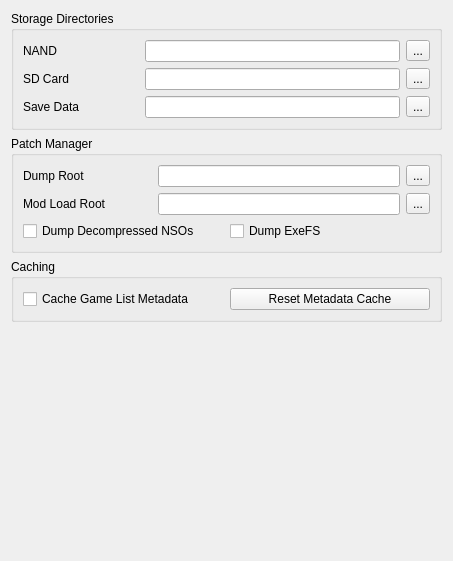
<?xml version="1.0" encoding="UTF-8"?>
<ui version="4.0">
 <class>ConfigureFilesystem</class>
 <widget class="QWidget" name="ConfigureFilesystem">
  <property name="geometry">
   <rect>
    <x>0</x>
    <y>0</y>
    <width>453</width>
    <height>561</height>
   </rect>
  </property>
  <property name="windowTitle">
   <string>Form</string>
  </property>
  <property name="accessibleName">
   <string>Filesystem</string>
  </property>
  <layout class="QVBoxLayout" name="verticalLayout">
   <item>
    <layout class="QVBoxLayout" name="verticalLayout_3">
     <item>
      <widget class="QGroupBox" name="groupBox">
       <property name="title">
        <string>Storage Directories</string>
       </property>
       <layout class="QGridLayout" name="gridLayout">
        <item row="0" column="0">
         <widget class="QLabel" name="label">
          <property name="text">
           <string>NAND</string>
          </property>
         </widget>
        </item>
        <item row="0" column="3">
         <widget class="QToolButton" name="nand_directory_button">
          <property name="text">
           <string>...</string>
          </property>
         </widget>
        </item>
        <item row="0" column="2">
         <widget class="QLineEdit" name="nand_directory_edit"/>
        </item>
        <item row="1" column="2">
         <widget class="QLineEdit" name="sdmc_directory_edit"/>
        </item>
        <item row="1" column="0">
         <widget class="QLabel" name="label_2">
          <property name="text">
           <string>SD Card</string>
          </property>
         </widget>
        </item>
        <item row="1" column="3">
         <widget class="QToolButton" name="sdmc_directory_button">
          <property name="text">
           <string>...</string>
          </property>
         </widget>
        </item>
        <item row="2" column="0">
         <widget class="QLabel" name="label_save">
          <property name="text">
           <string>Save Data</string>
          </property>
         </widget>
        </item>
        <item row="2" column="2">
         <widget class="QLineEdit" name="save_directory_edit"/>
        </item>
        <item row="2" column="3">
         <widget class="QToolButton" name="save_directory_button">
          <property name="text">
           <string>...</string>
          </property>
         </widget>
        </item>
        <item row="0" column="1">
         <spacer name="horizontalSpacer">
          <property name="orientation">
           <enum>Qt::Horizontal</enum>
          </property>
          <property name="sizeType">
           <enum>QSizePolicy::Maximum</enum>
          </property>
          <property name="sizeHint" stdset="0">
           <size>
            <width>60</width>
            <height>20</height>
           </size>
          </property>
         </spacer>
        </item>
       </layout>
      </widget>
     </item>
     <item>
      <widget class="QGroupBox" name="groupBox_4">
       <property name="title">
        <string>Patch Manager</string>
       </property>
       <layout class="QGridLayout" name="gridLayout_4">
        <item row="1" column="2">
         <widget class="QLineEdit" name="load_path_edit"/>
        </item>
        <item row="0" column="2">
         <widget class="QLineEdit" name="dump_path_edit"/>
        </item>
        <item row="0" column="3">
         <widget class="QToolButton" name="dump_path_button">
          <property name="text">
           <string>...</string>
          </property>
         </widget>
        </item>
        <item row="1" column="3">
         <widget class="QToolButton" name="load_path_button">
          <property name="text">
           <string>...</string>
          </property>
         </widget>
        </item>
        <item row="2" column="0" colspan="4">
         <layout class="QHBoxLayout" name="horizontalLayout">
          <item>
           <widget class="QCheckBox" name="dump_nso">
            <property name="text">
             <string>Dump Decompressed NSOs</string>
            </property>
           </widget>
          </item>
          <item>
           <widget class="QCheckBox" name="dump_exefs">
            <property name="text">
             <string>Dump ExeFS</string>
            </property>
           </widget>
          </item>
         </layout>
        </item>
        <item row="1" column="0">
         <widget class="QLabel" name="label_9">
          <property name="text">
           <string>Mod Load Root</string>
          </property>
         </widget>
        </item>
        <item row="0" column="0">
         <widget class="QLabel" name="label_8">
          <property name="text">
           <string>Dump Root</string>
          </property>
         </widget>
        </item>
        <item row="0" column="1">
         <spacer name="horizontalSpacer_2">
          <property name="orientation">
           <enum>Qt::Horizontal</enum>
          </property>
          <property name="sizeType">
           <enum>QSizePolicy::Fixed</enum>
          </property>
          <property name="sizeHint" stdset="0">
           <size>
            <width>40</width>
            <height>20</height>
           </size>
          </property>
         </spacer>
        </item>
       </layout>
      </widget>
     </item>
     <item>
      <widget class="QGroupBox" name="groupBox_5">
       <property name="title">
        <string>Caching</string>
       </property>
       <layout class="QGridLayout" name="gridLayout_5">
        <item row="0" column="0" colspan="2">
         <layout class="QHBoxLayout" name="horizontalLayout_2">
          <item>
           <widget class="QCheckBox" name="cache_game_list">
            <property name="text">
             <string>Cache Game List Metadata</string>
            </property>
           </widget>
          </item>
          <item>
           <widget class="QPushButton" name="reset_game_list_cache">
            <property name="text">
             <string>Reset Metadata Cache</string>
            </property>
           </widget>
          </item>
         </layout>
        </item>
       </layout>
      </widget>
     </item>
    </layout>
   </item>
   <item>
    <spacer name="verticalSpacer">
     <property name="orientation">
      <enum>Qt::Vertical</enum>
     </property>
     <property name="sizeHint" stdset="0">
      <size>
       <width>20</width>
       <height>40</height>
      </size>
     </property>
    </spacer>
   </item>
  </layout>
 </widget>
 <resources/>
 <connections/>
</ui>
